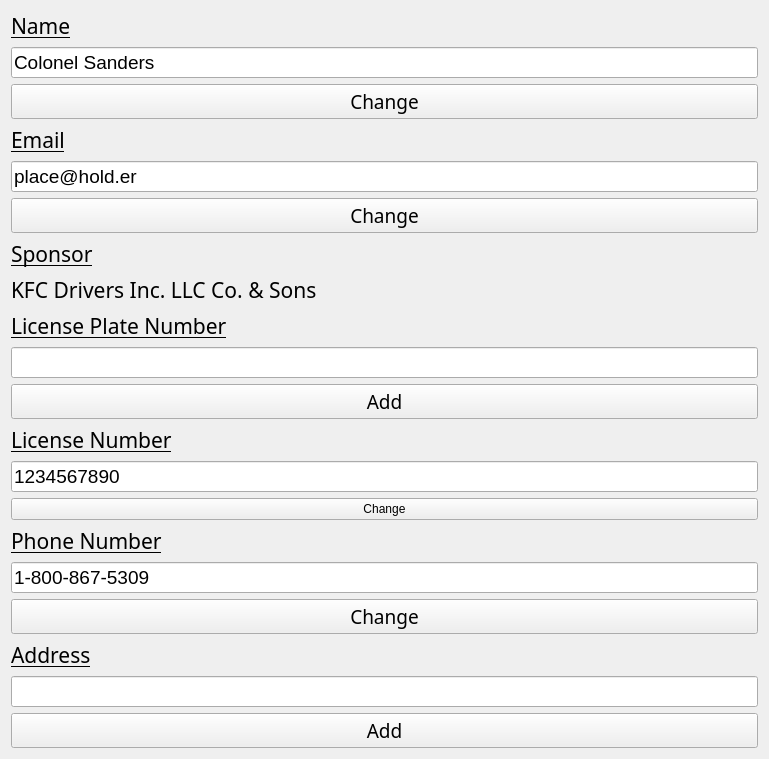
              <widget class="QWidget" name="scrollAreaWidgetContents">
               <property name="geometry">
                <rect>
                 <x>0</x>
                 <y>0</y>
                 <width>769</width>
                 <height>644</height>
                </rect>
               </property>
               <layout class="QVBoxLayout" name="verticalLayout_9">
                <item>
                 <widget class="QLabel" name="label_2">
                  <property name="font">
                   <font>
                    <family>Aganè S</family>
                    <pointsize>16</pointsize>
                    <weight>50</weight>
                    <italic>false</italic>
                    <bold>false</bold>
                    <underline>true</underline>
                   </font>
                  </property>
                  <property name="text">
                   <string>Name</string>
                  </property>
                 </widget>
                </item>
                <item>
                 <widget class="QLineEdit" name="lineEdit_driver_name">
                  <property name="font">
                   <font>
                    <pointsize>14</pointsize>
                   </font>
                  </property>
                  <property name="text">
                   <string>Colonel Sanders</string>
                  </property>
                 </widget>
                </item>
                <item>
                 <widget class="QPushButton" name="pushButton_driver__Name_Change">
                  <property name="font">
                   <font>
                    <family>AXIS Extra Bold</family>
                    <pointsize>14</pointsize>
                    <weight>10</weight>
                    <italic>false</italic>
                    <bold>false</bold>
                   </font>
                  </property>
                  <property name="text">
                   <string>Change</string>
                  </property>
                 </widget>
                </item>
                <item>
                 <widget class="QLabel" name="label_4">
                  <property name="font">
                   <font>
                    <family>Aganè S</family>
                    <pointsize>16</pointsize>
                    <weight>50</weight>
                    <italic>false</italic>
                    <bold>false</bold>
                    <underline>true</underline>
                   </font>
                  </property>
                  <property name="text">
                   <string>Email</string>
                  </property>
                 </widget>
                </item>
                <item>
                 <widget class="QLineEdit" name="lineEdit_driver_email">
                  <property name="font">
                   <font>
                    <pointsize>14</pointsize>
                   </font>
                  </property>
                  <property name="text">
                   <string>place@hold.er</string>
                  </property>
                 </widget>
                </item>
                <item>
                 <widget class="QPushButton" name="pushButton_driver_Email_Change">
                  <property name="font">
                   <font>
                    <family>AXIS Extra Bold</family>
                    <pointsize>14</pointsize>
                    <weight>10</weight>
                    <italic>false</italic>
                    <bold>false</bold>
                   </font>
                  </property>
                  <property name="text">
                   <string>Change</string>
                  </property>
                 </widget>
                </item>
                <item>
                 <widget class="QLabel" name="label_7">
                  <property name="font">
                   <font>
                    <family>Aganè S</family>
                    <pointsize>16</pointsize>
                    <weight>50</weight>
                    <italic>false</italic>
                    <bold>false</bold>
                    <underline>true</underline>
                   </font>
                  </property>
                  <property name="text">
                   <string>Sponsor</string>
                  </property>
                 </widget>
                </item>
                <item>
                 <widget class="QLabel" name="driver_sponsor_label">
                  <property name="font">
                   <font>
                    <family>Aganè S</family>
                    <pointsize>16</pointsize>
                    <weight>50</weight>
                    <italic>false</italic>
                    <bold>false</bold>
                   </font>
                  </property>
                  <property name="text">
                   <string>KFC Drivers Inc. LLC Co. &amp; Sons</string>
                  </property>
                 </widget>
                </item>
                <item>
                 <widget class="QLabel" name="label_5">
                  <property name="font">
                   <font>
                    <family>Aganè S</family>
                    <pointsize>16</pointsize>
                    <weight>50</weight>
                    <italic>false</italic>
                    <bold>false</bold>
                    <underline>true</underline>
                   </font>
                  </property>
                  <property name="text">
                   <string>License Plate Number</string>
                  </property>
                 </widget>
                </item>
                <item>
                 <widget class="QLineEdit" name="lineEdit_driver_LP">
                  <property name="font">
                   <font>
                    <pointsize>14</pointsize>
                   </font>
                  </property>
                 </widget>
                </item>
                <item>
                 <widget class="QPushButton" name="pushButton_driver_LP_Add">
                  <property name="font">
                   <font>
                    <family>AXIS Extra Bold</family>
                    <pointsize>14</pointsize>
                    <weight>10</weight>
                    <italic>false</italic>
                    <bold>false</bold>
                   </font>
                  </property>
                  <property name="text">
                   <string>Add</string>
                  </property>
                 </widget>
                </item>
                <item>
                 <widget class="QLabel" name="label_6">
                  <property name="font">
                   <font>
                    <family>Aganè S</family>
                    <pointsize>16</pointsize>
                    <weight>50</weight>
                    <italic>false</italic>
                    <bold>false</bold>
                    <underline>true</underline>
                   </font>
                  </property>
                  <property name="text">
                   <string>License Number</string>
                  </property>
                 </widget>
                </item>
                <item>
                 <widget class="QLineEdit" name="lineEdit_driver_ln">
                  <property name="font">
                   <font>
                    <pointsize>14</pointsize>
                   </font>
                  </property>
                  <property name="text">
                   <string>1234567890</string>
                  </property>
                 </widget>
                </item>
                <item>
                 <widget class="QPushButton" name="pushButton_driver_ln_Change">
                  <property name="text">
                   <string>Change</string>
                  </property>
                 </widget>
                </item>
                <item>
                 <widget class="QLabel" name="label_9">
                  <property name="font">
                   <font>
                    <family>Aganè S</family>
                    <pointsize>16</pointsize>
                    <weight>50</weight>
                    <italic>false</italic>
                    <bold>false</bold>
                    <underline>true</underline>
                   </font>
                  </property>
                  <property name="text">
                   <string>Phone Number</string>
                  </property>
                 </widget>
                </item>
                <item>
                 <widget class="QLineEdit" name="lineEdit_driver_phone">
                  <property name="font">
                   <font>
                    <pointsize>14</pointsize>
                   </font>
                  </property>
                  <property name="text">
                   <string>1-800-867-5309</string>
                  </property>
                 </widget>
                </item>
                <item>
                 <widget class="QPushButton" name="pushButton_driver_phone_Change">
                  <property name="font">
                   <font>
                    <family>AXIS Extra Bold</family>
                    <pointsize>14</pointsize>
                    <weight>10</weight>
                    <italic>false</italic>
                    <bold>false</bold>
                   </font>
                  </property>
                  <property name="text">
                   <string>Change</string>
                  </property>
                 </widget>
                </item>
                <item>
                 <widget class="QLabel" name="label_10">
                  <property name="font">
                   <font>
                    <family>Aganè S</family>
                    <pointsize>16</pointsize>
                    <weight>50</weight>
                    <italic>false</italic>
                    <bold>false</bold>
                    <underline>true</underline>
                   </font>
                  </property>
                  <property name="text">
                   <string>Address</string>
                  </property>
                 </widget>
                </item>
                <item>
                 <widget class="QLineEdit" name="lineEdit_driver_address">
                  <property name="font">
                   <font>
                    <pointsize>14</pointsize>
                   </font>
                  </property>
                 </widget>
                </item>
                <item>
                 <widget class="QPushButton" name="pushButton_driver_address_Add">
                  <property name="font">
                   <font>
                    <family>AXIS Extra Bold</family>
                    <pointsize>14</pointsize>
                    <weight>10</weight>
                    <italic>false</italic>
                    <bold>false</bold>
                   </font>
                  </property>
                  <property name="text">
                   <string>Add</string>
                  </property>
                 </widget>
                </item>
               </layout>
              </widget>
